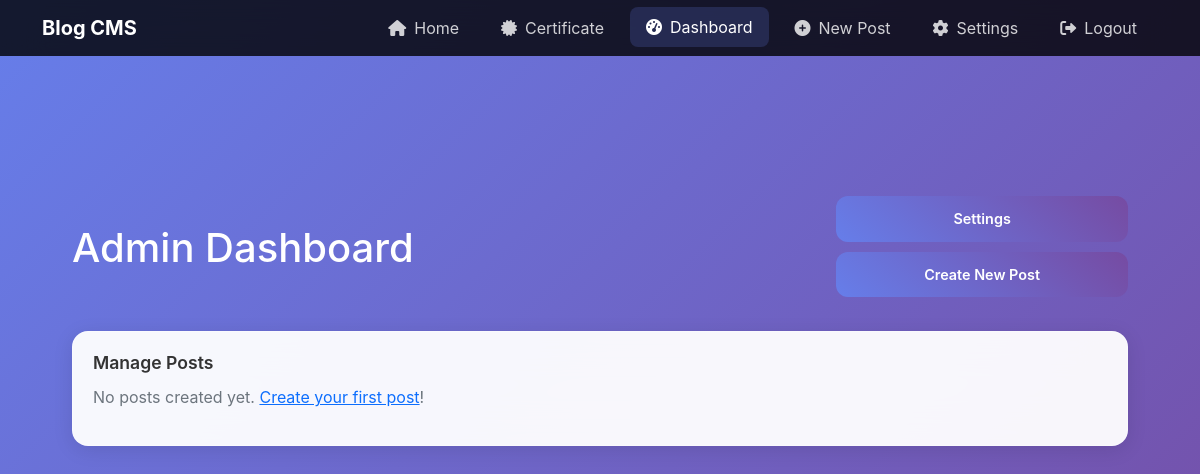
The app's page /admin/dashboard (signed in), older data.
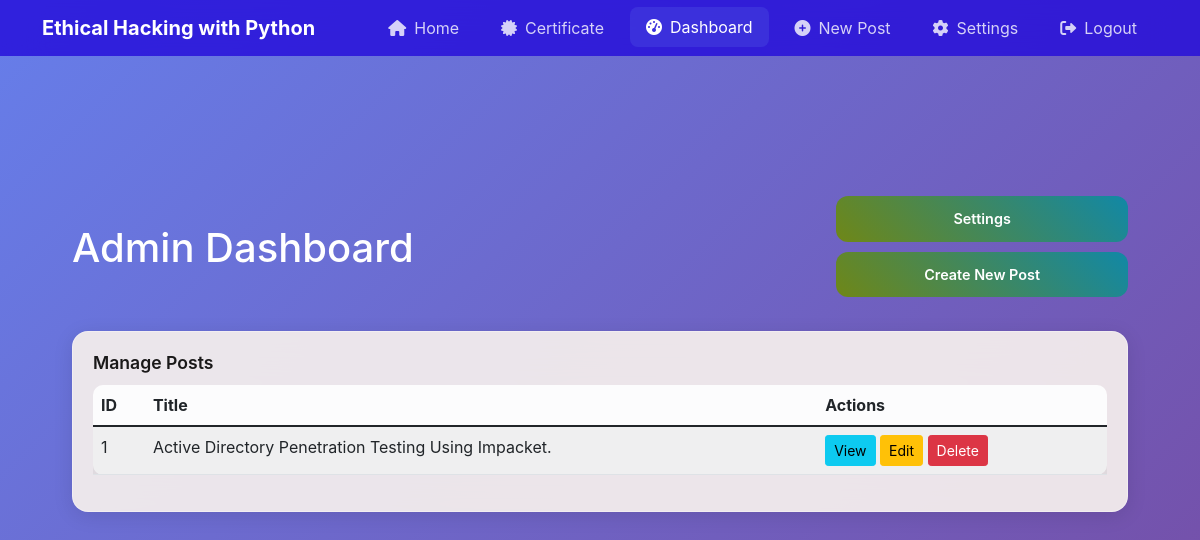
The same page, newer data.
### app.py (models this page shows, shortened)
class SiteSettings(db.Model):
    id = db.Column(db.Integer, primary_key=True)
    blog_title = db.Column(db.String(100), nullable=False, default='Blog CMS')
    blog_description = db.Column(db.Text, nullable=False, default='Welcome to Our Blog')
    primary_color = db.Column(db.String(7), nullable=False, default='#667eea')
    secondary_color = db.Column(db.String(7), nullable=False, default='#764ba2')
    background_color = db.Column(db.String(7), nullable=False, default='#667eea')
    card_background = db.Column(db.String(7), nullable=False, default='#ffffff')
    text_color = db.Column(db.String(7), nullable=False, default='#333333')
    navbar_color = db.Column(db.String(7), nullable=False, default='#000000')
    created_at = db.Column(db.DateTime, default=datetime.utcnow)
    updated_at = db.Column(db.DateTime, default=datetime.utcnow, onupdate=datetime.utcnow)

class Post(db.Model):
    id = db.Column(db.Integer, primary_key=True)
    title = db.Column(db.String(200), nullable=False)
    content = db.Column(db.Text, nullable=False)
    featured_image = db.Column(db.String(500), nullable=True)
    created_at = db.Column(db.DateTime, nullable=False, default=datetime.utcnow)

### app.py (the view)
    def decorated_function(*args, **kwargs):
        if 'logged_in' not in session:
            return redirect(url_for('admin_login'))
        return f(*args, **kwargs)

### app.py (called while the page is built, shortened)
def login_required(f):
    def decorated_function(*args, **kwargs):
        if 'logged_in' not in session:
            return redirect(url_for('admin_login'))
        return f(*args, **kwargs)
    decorated_function.__name__ = f.__name__
    return decorated_function

def get_site_settings():
    settings = SiteSettings.query.first()
    return settings

@app.context_processor
def inject_site_settings():
    return {'site_settings': get_site_settings()}

@app.route('/admin/dashboard')
@login_required
def admin_dashboard():
    posts = Post.query.order_by(Post.created_at.desc()).all()
    return render_template('dashboard.html', posts=posts)

### templates/dashboard.html (shortened to what this page needs)
{% extends "base.html" %}
{% block content %}
<div class="d-flex justify-content-between align-items-center mb-4">
    <h1 class="text-white animate__animated animate__fadeInLeft">Admin Dashboard</h1>
    <div class="animate__animated animate__fadeInRight">
        <a href="{{ url_for('admin_settings') }}" class="btn btn-info btn-gradient me-2">Settings</a>
        <a href="{{ url_for('new_post') }}" class="btn btn-success btn-gradient">Create New Post</a>
    </div>
</div>
<div class="card blog-card animate__animated animate__fadeIn">
    <div class="card-body">
        <h5 class="card-title">Manage Posts</h5>
        {% if posts %}
            <div class="table-responsive">
                <table class="table table-striped">
                    <thead>
                        <tr>
                            <th>ID</th>
                            <th>Title</th>
                            <th>Actions</th>
                        </tr>
                    </thead>
                    <tbody>
                        {% for post in posts %}
                        <tr>
                            <td>{{ post.id }}</td>
                            <td>{{ post.title }}</td>
                            <td>
                                <a href="{{ url_for('post_detail', id=post.id) }}" class="btn btn-sm btn-info">View</a>
                                <a href="{{ url_for('edit_post', id=post.id) }}" class="btn btn-sm btn-warning">Edit</a>
                                <form style="display: inline;" method="POST" action="{{ url_for('delete_post', id=post.id) }}"
                                      onsubmit="return confirm('Are you sure you want to delete this post?')">
                                    <button type="submit" class="btn btn-sm btn-danger">Delete</button>
                                </form>
                            </td>
                        </tr>
                        {% endfor %}
                    </tbody>
                </table>
            </div>
        {% else %}
            <p class="text-muted">No posts created yet. <a href="{{ url_for('new_post') }}">Create your first post</a>!</p>
        {% endif %}
    </div>
</div>
{% endblock %}

### templates/base.html (shortened to what this page needs)
<!DOCTYPE html>
<html lang="en">
<head>
    <link href="https://cdn.jsdelivr.net/npm/bootstrap@5.1.3/dist/css/bootstrap.min.css" rel="stylesheet">
    <link rel="stylesheet" href="https://cdnjs.cloudflare.com/ajax/libs/animate.css/4.1.1/animate.min.css">
    <link rel="stylesheet" href="https://cdnjs.cloudflare.com/ajax/libs/font-awesome/6.0.0/css/all.min.css">
    <link rel="stylesheet" href="{{ url_for('static', filename='css/style.css') }}">
    <link rel="stylesheet" href="{{ url_for('dynamic_styles') }}">
</head>
<body class="mobile-app-body">
    <nav class="navbar navbar-expand-lg navbar-dark d-none d-md-flex" style="background: rgba(0, 0, 0, 0.9); backdrop-filter: blur(20px);">
        <div class="container">
            <a class="navbar-brand fw-bold" href="{{ url_for('index') }}">{{ site_settings.blog_title }}</a>
            <div class="navbar-nav ms-auto">
                <a class="nav-link {{ 'active' if request.endpoint == 'index' }}" href="{{ url_for('index') }}">
                    <i class="fas fa-home me-2"></i>Home
                </a>
                <a class="nav-link {{ 'active' if request.endpoint == 'certificate_form' }}" href="{{ url_for('certificate_form') }}">
                    <i class="fas fa-certificate me-2"></i>Certificate
                </a>
                {% if session.logged_in %}
                    <a class="nav-link {{ 'active' if request.endpoint == 'admin_dashboard' }}" href="{{ url_for('admin_dashboard') }}">
                        <i class="fas fa-tachometer-alt me-2"></i>Dashboard
                    </a>
                    <a class="nav-link {{ 'active' if request.endpoint == 'new_post' }}" href="{{ url_for('new_post') }}">
                        <i class="fas fa-plus-circle me-2"></i>New Post
                    </a>
                    <a class="nav-link {{ 'active' if request.endpoint == 'admin_settings' }}" href="{{ url_for('admin_settings') }}">
                        <i class="fas fa-cog me-2"></i>Settings
                    </a>
                    <a class="nav-link" href="{{ url_for('admin_logout') }}">
                        <i class="fas fa-sign-out-alt me-2"></i>Logout
                    </a>
                {% endif %}
            </div>
        </div>
    </nav>
    <main class="mobile-content">
        <div class="container">
            {% block content %}{% endblock %}
        </div>
    </main>
</body>
</html>

### static/css/style.css (style rules this page uses)
.mobile-app-body { margin: 0; padding: 0; font-family: -apple-system, BlinkMacSystemFont, 'Segoe UI', Roboto, Helvetica, Arial, sans-serif; background: linear-gradient(135deg, #667eea 0%, #764ba2 100%); min-height: 100vh; display: flex; flex-direction: column; }
.mobile-content { flex: 1; padding: 80px 20px 100px; max-width: 100%; margin: 0 auto; width: 100%; box-sizing: border-box; }
.navbar-dark .nav-link { color: rgba(255, 255, 255, 0.8) !important; transition: all 0.3s ease; border-radius: 8px; margin: 0 5px; padding: 8px 16px !important; }
.navbar-dark .nav-link:hover, .navbar-dark .nav-link.active { color: white !important; background: rgba(102, 126, 234, 0.2); transform: translateY(-1px); }
@media (min-width: 768px) { .mobile-content { padding: 100px 32px 40px; } }
@media (min-width: 768px) { body:not(.d-md-none) .mobile-content { padding-bottom: 40px; } }
@media (min-width: 768px) { .blog-card .card-title { font-size: clamp(1.1rem, 2vw, 1.5rem); } }
@media (min-width: 768px) { .btn-gradient { width: auto; margin-right: 10px; display: inline-block; } }
@media (min-width: 992px) { .mobile-content { padding: 120px 40px 60px; } }
@media (min-width: 992px) { .blog-card { margin-bottom: 30px; } }
@media (min-width: 992px) { .blog-card .card-body { padding: 30px; } }
@media (min-width: 1200px) { .mobile-content { padding: 140px 60px 80px; } }
@media (min-width: 1200px) { .container { max-width: 1140px; } }
@media (min-width: 1200px) { .blog-card .card-title { font-size: 1.75rem; } }
.blog-card { background: rgba(255, 255, 255, 0.95); border: none; border-radius: 16px; box-shadow: 0 4px 20px rgba(0, 0, 0, 0.1); backdrop-filter: blur(20px); border: 1px solid rgba(255, 255, 255, 0.3); transition: all 0.3s ease; margin-bottom: 20px; overflow: hidden; }
.blog-card .card-body { padding: 20px; }
.blog-card .card-title { font-size: 1.1rem; font-weight: 600; margin-bottom: 10px; line-height: 1.3; }
.btn-gradient { background: linear-gradient(45deg, #667eea, #764ba2); border: none; color: white; border-radius: 12px; padding: 12px 24px; font-weight: 600; font-size: 0.9rem; transition: all 0.3s ease; width: 100%; margin-bottom: 10px; }
.navbar-dark { background: rgba(0, 0, 0, 0.8) !important; backdrop-filter: blur(10px); }
.table { background: rgba(255, 255, 255, 0.9); border-radius: 10px; }

Row changes from the older to the newer data that the page shows:
changed SiteSettings: blog_title "Blog CMS" → "Ethical Hacking with Python"
added Post: id "1", title "Active Directory Penetration Testing Using Impacket."
Text that changed along with them:
text no longer shown: "No posts created yet. Create your first post !"
text now shown: "ID Title Actions"
